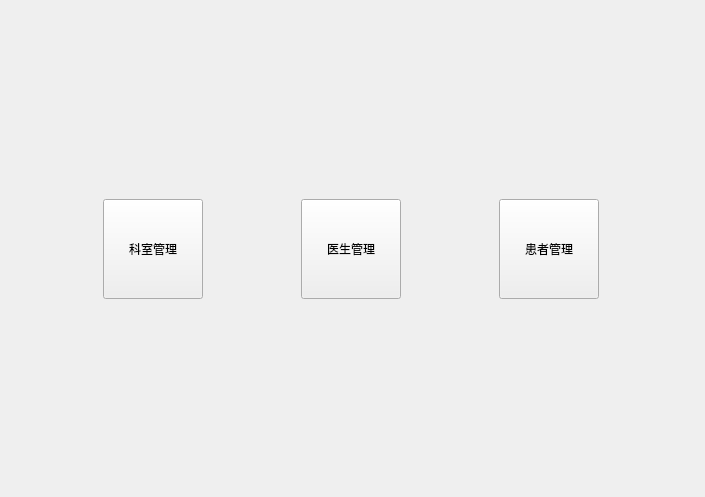
<?xml version="1.0" encoding="UTF-8"?>
<ui version="4.0">
 <class>WelcomeView</class>
 <widget class="QWidget" name="WelcomeView">
  <property name="geometry">
   <rect>
    <x>0</x>
    <y>0</y>
    <width>705</width>
    <height>497</height>
   </rect>
  </property>
  <property name="windowTitle">
   <string>欢迎</string>
  </property>
  <layout class="QVBoxLayout" name="verticalLayout">
   <item>
    <spacer name="verticalSpacer">
     <property name="orientation">
      <enum>Qt::Orientation::Vertical</enum>
     </property>
     <property name="sizeHint" stdset="0">
      <size>
       <width>20</width>
       <height>177</height>
      </size>
     </property>
    </spacer>
   </item>
   <item>
    <layout class="QHBoxLayout" name="horizontalLayout">
     <item>
      <widget class="QPushButton" name="btDepartment">
       <property name="minimumSize">
        <size>
         <width>100</width>
         <height>100</height>
        </size>
       </property>
       <property name="maximumSize">
        <size>
         <width>100</width>
         <height>100</height>
        </size>
       </property>
       <property name="text">
        <string>科室管理</string>
       </property>
      </widget>
     </item>
     <item>
      <widget class="QPushButton" name="btDoctor">
       <property name="minimumSize">
        <size>
         <width>100</width>
         <height>100</height>
        </size>
       </property>
       <property name="maximumSize">
        <size>
         <width>100</width>
         <height>100</height>
        </size>
       </property>
       <property name="text">
        <string>医生管理</string>
       </property>
      </widget>
     </item>
     <item>
      <widget class="QPushButton" name="btPatient">
       <property name="minimumSize">
        <size>
         <width>100</width>
         <height>100</height>
        </size>
       </property>
       <property name="maximumSize">
        <size>
         <width>100</width>
         <height>100</height>
        </size>
       </property>
       <property name="text">
        <string>患者管理</string>
       </property>
      </widget>
     </item>
    </layout>
   </item>
   <item>
    <spacer name="verticalSpacer_2">
     <property name="orientation">
      <enum>Qt::Orientation::Vertical</enum>
     </property>
     <property name="sizeHint" stdset="0">
      <size>
       <width>20</width>
       <height>176</height>
      </size>
     </property>
    </spacer>
   </item>
  </layout>
 </widget>
 <resources/>
 <connections/>
</ui>
